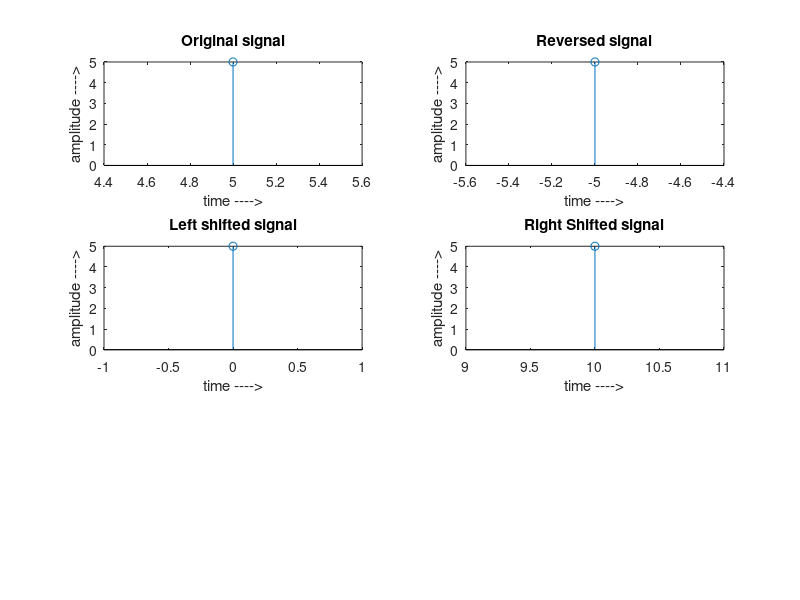

Reproduce this figure in MATLAB. (Note: this script raises an error after producing the figure.)
clc;clf;clear all;close all;

x = input("Enter a Sequence: ");
start = input("Enter the position of starting point of the signal: ");
n = start:length(x)+start-1;
subplot(3,2,1);
stem(n,x);
title("Original signal");
xlabel("time ---->");
ylabel("amplitude ---->");

%Time Reversal
subplot(3,2,2);
stem(-n,x);
title("Reversed signal");
xlabel("time ---->");
ylabel("amplitude ---->");

%Time Shifting
shift = input("Enter the shifting factor: ");
n_left = start-shift:(start+length(x)-1 -shift);
n_right = start+shift:(start+length(x)-1 +shift);
subplot(3,2,3);
stem(n_left,x);
title("Left shifted signal");
xlabel("time ---->");
ylabel("amplitude ---->");
subplot(3,2,4);
stem(n_right,x);
title("Right Shifted signal");
xlabel("time ---->");
ylabel("amplitude ---->");

%Time Sacling
exp_factor = input("Enter the Exapansion factor: ");
e = zeros(1,length(x)/exp_factor);
e(1:1/exp_factor:end) = x;
n_exp = 0:length(e)-1;
subplot(3,2,5);
stem(n_exp,e);
title("Expanded signal");
xlabel("time ---->");
ylabel("amplitude ---->");

comp_factor = input("Enter the Compression factor: ");
c = x(1:comp_factor:end);
n_comp = 0:length(c)-1;
subplot(3,2,6);
stem(n_comp,c);
title("Compressed signal");
xlabel("time ---->");
ylabel("amplitude ---->");

